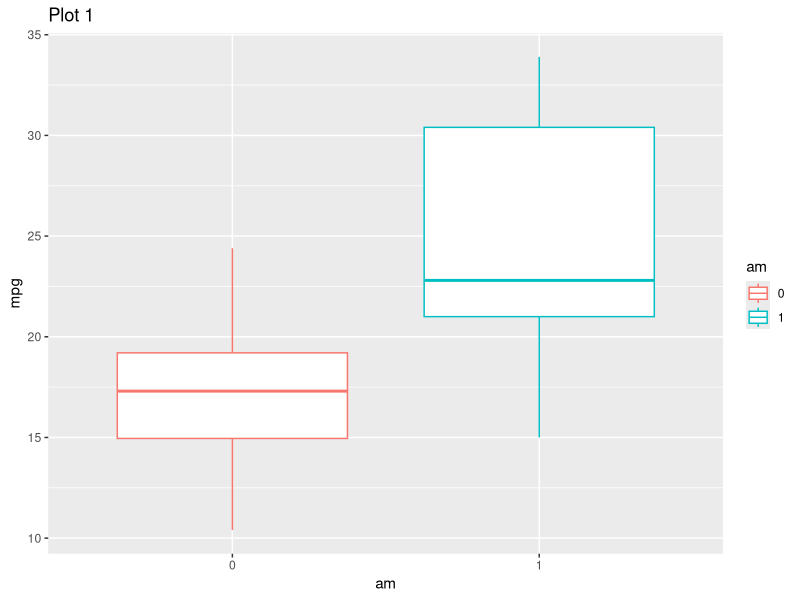
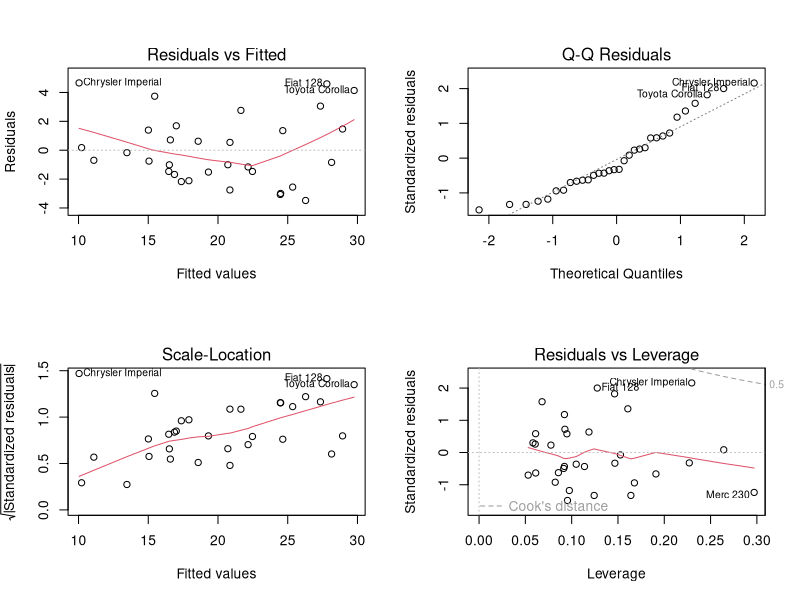

Recreate these plots in R, in order.
## ---- chunk 1
knitr::opts_chunk$set(echo = TRUE)
## ---- chunk 2
library(datasets); data("mtcars")
head(mtcars,2)
## ---- chunk 3
mtcars$am = factor(mtcars$am)
## ---- chunk 4
fitAm = lm(mpg ~ am, data = mtcars)
summary(fitAm)$coef
## ---- chunk 5
fitAll = lm(mpg ~ ., data = mtcars)
summary(fitAll)$coef["am1",]
## ---- chunk 6
library(car)
## ---- chunk 7
round(vif(fitAll),2)
## ---- chunk 8
fitD = lm(mpg ~ . - disp, data = mtcars)
anova(fitAm, fitD, fitAll)
## ---- chunk 9
fitAmWt = lm(mpg ~ am + wt, data = mtcars)
fitAmWtQ = lm(mpg ~ am + wt + qsec, data = mtcars)
anova(fitAm, fitAmWt, fitAmWtQ, fitAll)
## ---- chunk 10
round(summary(fitAmWtQ)$coef,3)
## ---- chunk 11
cd = round(cooks.distance(fitAmWtQ),2)
cd[order(cd, decreasing =T)[1:4]]
## ---- chunk 12
outliners = c("Merc 230", "Chrysler Imperial", "Fiat 128", "Toyota Corolla")
mtcars[(row.names(mtcars) %in% outliners),]
## ---- chunk 13
outliners = c("Chrysler Imperial", "Fiat 128", "Toyota Corolla")
mtcarsOut = mtcars[!(row.names(mtcars) %in% outliners),]
fitOut = lm(mpg ~ am + wt + qsec, data = mtcarsOut)
round(summary(fitOut)$coef,4)["am1",]
## ---- chunk 14

## ---- chunk 15
library(ggplot2)
g = ggplot(data = mtcars, aes(x = am, y = mpg, color = am)) + geom_boxplot()
g  + labs(title = "Plot 1")
## ---- chunk 16
par(mfrow = c(2,2))
plot(fitAmWtQ)
